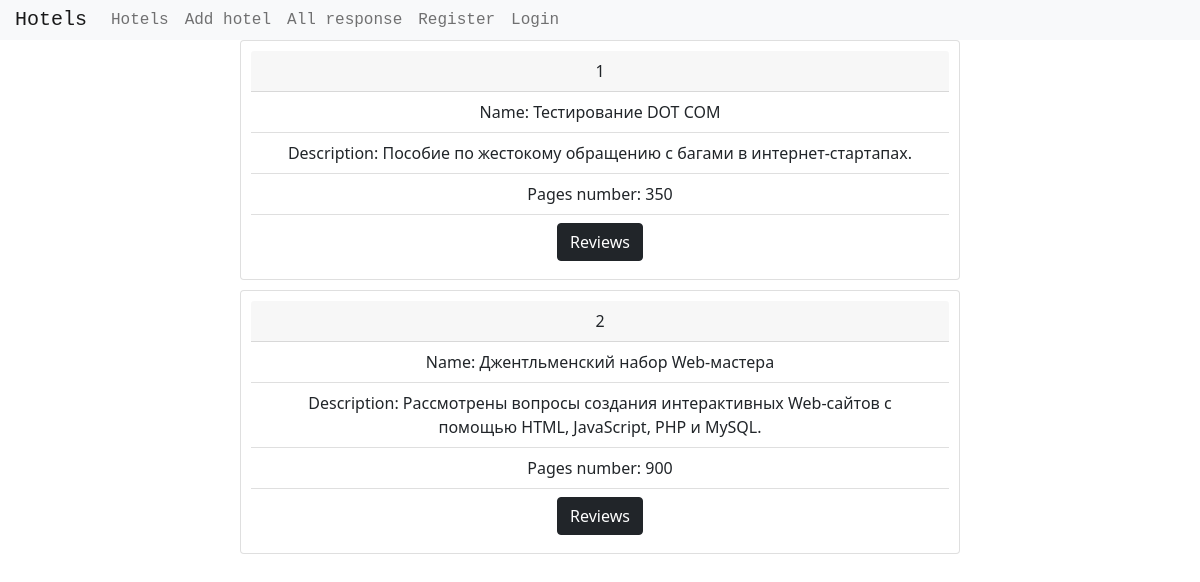
The app's page /book_list/, older data.
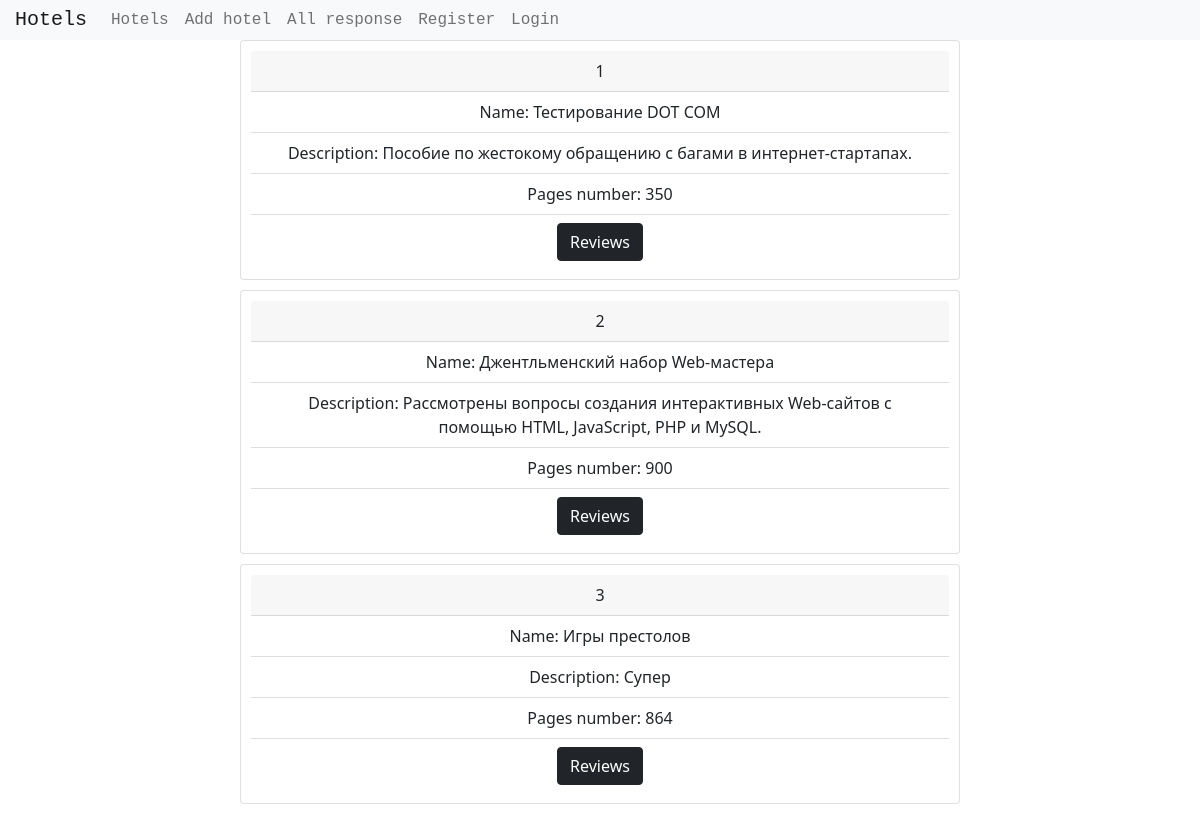
The same page, newer data.
### main/models.py (models this page shows, shortened)
class Book(models.Model):
    name = models.CharField('Название', max_length=255)
    price = models.DecimalField('Цена', max_digits=10, decimal_places=2)
    pages_number = models.IntegerField('Страницы', default=100)
    description = models.TextField('Описание', null=True, blank=True)
    class Meta:
        verbose_name = 'Книга'
        verbose_name_plural = "Книги"

### main/views.py (the view)
# urls.py: path('book_list/', views.book_list, name='book_list'),
def book_list(request):
    books = Book.objects.all()
    return render(request, 'main/book_list.html', {'books': books})

### main/templates/main/book_list.html (shortened to what this page needs)
{% extends 'main/base.html' %}
{%block content%}
{% for book in books %}
    <div class="review card">
      <div class="card-header">
        {{book.id}}
      </div>
      <ul class="list-group list-group-flush">
        <li class="list-group-item">Name: {{book.name}}</li>
        <li class="list-group-item">Description: {{book.description}}</li>
        <li class="list-group-item">Pages number: {{book.pages_number}}</li>
        <li class="list-group-item">
            <a class="btn btn-dark" href="{% url 'book_review_list' book_id=book.id %}" role="button">Reviews</a>
        </li>
      </ul>
    </div>
{% endfor %}
{% endblock %}

Row changes from the older to the newer data that the page shows:
added Book: id "3", name "Игры престолов", description "Супер", pages_number "864"
